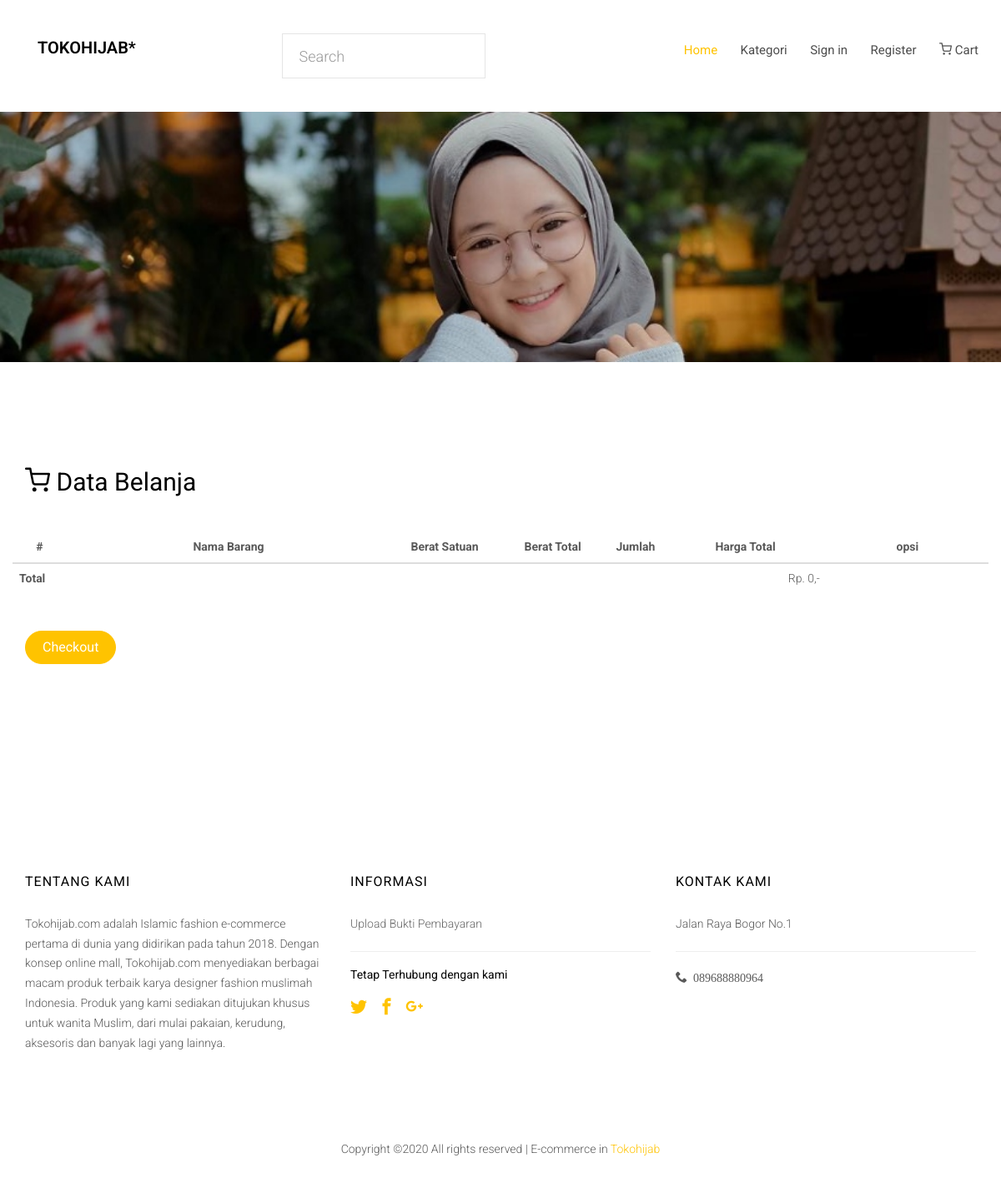
Screenshot of /index.php/cart with the database file from the repository.
### tables this page shows
CREATE TABLE IF NOT EXISTS `tbl_profil_toko` (
`id_profil` tinyint(4) NOT NULL,
  `nama_toko` varchar(20) NOT NULL,
  `alamat_toko` text NOT NULL,
  `phone` varchar(15) NOT NULL,
  `facebook` varchar(50) NOT NULL,
  `twitter` varchar(50) NOT NULL,
  `gplus` varchar(50) NOT NULL,
  `email_toko` varchar(30) NOT NULL,
  `pass_toko` varchar(30) NOT NULL,
  `api_key` varchar(50) NOT NULL,
  `asal` mediumint(9) NOT NULL,
  `rekening` varchar(15) NOT NULL
);

### application/libraries/Template.php (called while the page is built, shortened)
<?php
class Template
{
   function __construct()
   {
      $this->ci =&get_instance();
   }
   function olshop($template, $data_content = array())
   {
      $this->ci->load->model('app');
      $data_content['profil'] 	= $this->ci->app->get_all('tbl_profil_toko');
      $data_content['kategori']  = $this->ci->app->get_all('tbl_kategori');
      $data['content']           = $this->ci->load->view($template, $data_content, TRUE);
      $this->ci->load->view('index', $data);
   }
}

### application/controllers/Cart.php (called while the page is built, shortened)
<?php
class Cart extends CI_Controller {
	public function index()
	{
      $this->template->olshop('cart');
	}
}

### index.php (called while the page is built, shortened)
<?php
require_once BASEPATH.'core/CodeIgniter.php';

### application/models/App.php (called while the page is built, shortened)
<?php
class App extends CI_Model {
	function get_all($table)
	{
		$this->db->from($table);
		return $this->db->get();
	}
}

### application/views/index.php (the view, shortened to what this page needs)
<?php
$prof = $profil->row();
?>
<!DOCTYPE HTML>
<html>
   <head>
   <link rel="stylesheet" href="<?php echo base_url(); ?>assets/2/css/animate.css">
   <link rel="stylesheet" href="<?php echo base_url(); ?>assets/2/css/icomoon.css">
   <link rel="stylesheet" href="<?php echo base_url(); ?>assets/2/css/bootstrap.css">
   <link rel="stylesheet" href="<?php echo base_url(); ?>assets/2/css/magnific-popup.css">
   <link rel="stylesheet" href="<?php echo base_url(); ?>assets/2/css/flexslider.css">
   <link rel="stylesheet" href="<?php echo base_url(); ?>assets/2/css/owl.carousel.min.css">
   <link rel="stylesheet" href="<?php echo base_url(); ?>assets/2/css/owl.theme.default.min.css">
   <link rel="stylesheet" href="<?php echo base_url(); ?>assets/2/css/bootstrap-datepicker.css">
   <link rel="stylesheet" href="<?php echo base_url(); ?>assets/2/fonts/flaticon/font/flaticon.css">
   <link rel="stylesheet" href="<?php echo base_url(); ?>assets/2/css/style.css">
   </head>
   <body>
   <div id="page">
      <nav class="colorlib-nav" role="navigation">
         <div class="top-menu">
            <div class="container">
               <div class="row" id="sin">
                  <div class="col-xs-3">
                     <div id="colorlib-logo"><a href="<?=site_url('home');?>"><?= $prof->nama_toko; ?>*</a></div>
                  </div>
                  <div class="col-xs-3">
                     <form action="<?= site_url('home/search'); ?>" method="post" class="input-group">
                           <input type="search" class="form-control search" name="search" placeholder="Search">
                        </form>
                  </div>
                  <div class="col-xs-6 text-right menu-1">
                     <ul>
                        <li class="active"><a href="<?=site_url('home');?>">Home</a></li>
                        <li class="has-dropdown">
                           <a href="#" data-activates="kat1">Kategori</a>
                           <?php if ($this->session->userdata('user_login')) { ?>
                        </li>
                        <li class="has-dropdown active">
                          <a href="" data-activates="drop2"><?= ucwords($this->session->userdata('name')); ?></a>
                          <ul class="dropdown" id="drop2">
                            <li><a href="<?= site_url('home/profil'); ?>"><i class="fa fa-user"></i> Edit Profil</a></li>
                             <li><a href="<?= site_url('home/password'); ?>"><i class="fa fa-key"></i> Ganti Password</a></li>
                             <li><a href="<?= site_url('home/transaksi'); ?>"><i class="fa fa-exchange"></i> Riwayat Order</a></li>
                             <li><a href="<?= site_url('home/list_fav'); ?>"><i class="fa fa-heart"></i> Favorit</a></li>
                             <li><a href="<?= site_url('home/logout'); ?>"><i class="fa fa-sign-out"></i> Keluar</a></li>
                          </ul>
                              <?php } else { ?>
                               <li class="has-dropdown">
                                 <a href="#" data-activates="drop3"><i class="fa fa-sign-in"></i> Sign in</a>
                               </li>
                               <li><a href="<?= site_url('home/registrasi'); ?>"><i class="fa fa-edit"></i> Register</a></li>
                              <?php } ?>
                              <li>
                                 <a href="<?= site_url('cart'); ?>">
                                    <i class="icon-shopping-cart"></i>
                                    <?php
                                    if ($this->cart->total() > 0) {
                                       echo 'Rp. '.number_format($this->cart->total(), 0, ',', '.');
                                    } else {
                                       echo 'Cart';
                                    }
                                    ?>
                                 </a>
                        </li>
                     </ul>
                  </div>
               </div>
            </div>
         </div>
      </nav>
      <aside id="colorlib-hero"  class="breadcrumbs">
         <div class="flexslider" >
            <ul class="slides">
               <li style="background-image: url(<?php echo base_url(); ?>assets/upload/index.jpg);">
               </li>
            </ul>
         </div>
      </aside>
      <div class="colorlib-shop">
         <div class="container">
            <?php echo $content; ?>
         </div>
      </div>
      <footer id="colorlib-footer" role="contentinfo">
         <div class="container">
            <div class="row row-pb-md">
               <div class="col-md-4 colorlib-widget">
                  <h4>Tentang Kami</h4>
                  <p>Tokohijab.com adalah Islamic fashion e-commerce pertama di dunia yang didirikan pada tahun 2018. Dengan konsep online mall, Tokohijab.com menyediakan berbagai macam produk terbaik karya designer fashion muslimah Indonesia. Produk yang kami sediakan ditujukan khusus untuk wanita Muslim, dari mulai pakaian, kerudung, aksesoris dan banyak lagi yang lainnya.</p>
               </div>
               <div class="col-md-4 colorlib-widget">
                  <h4>Informasi</h4>
                  <p>
                     <ul class="colorlib-footer-links">
                        <li><a href="<?= site_url('home/upload_bukti'); ?>">Upload Bukti Pembayaran</a></li>
                     </ul>
                  </p><hr>
                  <p><h5>Tetap Terhubung dengan kami</h5>
                     <ul class="colorlib-social-icons">
                        <li><a href="<?= $prof->twitter; ?>"><i class="icon-twitter"></i></a></li>
                        <li><a href="<?= $prof->facebook; ?>"><i class="icon-facebook"></i></a></li>
                        <li><a href="<?= $prof->gplus; ?>"><i class="icon-google-plus"></i></a></li>
                     </ul>
                  </p>
               </div>
               <div class="col-md-4">
                  <h4>Kontak Kami</h4>
                  <ul class="colorlib-footer-links">
                     <li><?= $prof->alamat_toko; ?></li><hr>
                     <li><i class="icon-phone"> <?= $prof->phone; ?></i></li>
                  </ul>
               </div>
            </div>
         </div>
         <div class="copy">
            <div class="row">
               <div class="col-md-12 text-center">
                  <p>
                     <span class="block">
Copyright &copy;<script>document.write(new Date().getFullYear());</script> All rights reserved | E-commerce <i class="fa fa-heart-o" aria-hidden="true"></i> in <a href="" target="_blank">Tokohijab</a>
</span>
                  </p>
               </div>
            </div>
         </div>
      </footer>
   </div>
   </body>
</html>

### assets/2/css/icomoon.css (style rules this page uses)
[class^="icon-"], [class*=" icon-"] { font-family: 'icomoon' !important; speak: none; font-style: normal; font-weight: normal; font-variant: normal; text-transform: none; line-height: 1; -webkit-font-smoothing: antialiased; -moz-osx-font-smoothing: grayscale; }
.icon-shopping-cart:before { content: "\e9c8"; }
.icon-phone:before { content: "\ebb9"; }
.icon-google-plus:before { content: "\ed02"; }
.icon-facebook:before { content: "\ed07"; }
.icon-twitter:before { content: "\ed0d"; }

### rows the page displays
tbl_profil_toko: nama_toko "TOKOHIJAB", alamat_toko "Jalan Raya Bogor No.1", phone "089688880964"

### other values shown
$this->cart->total() "0"
